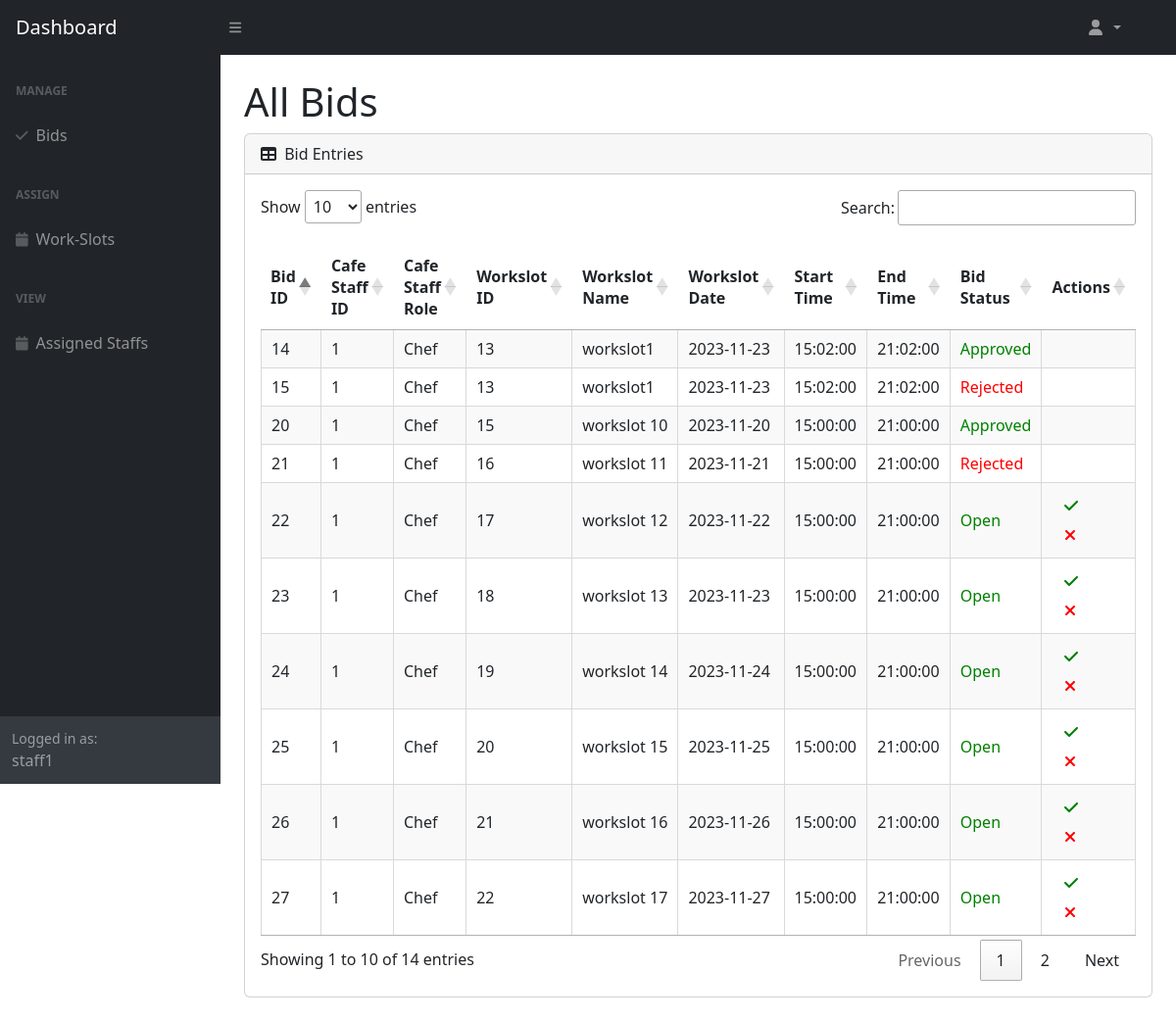
/src/Boundary/CafeManagerViewBidPage.php (signed in), run on the app's committed database.
### tables this page shows
CREATE TABLE `staff_bid_workslot` (
  `staff_bid_workslot_id` int(11) NOT NULL,
  `cafe_staff_id` int(11) NOT NULL,
  `workslot_id` int(11) NOT NULL,
  `bid_role` enum('Chef','Cashier','Waiter') NOT NULL,
  `bid_status` enum('Open','Approved','Rejected') NOT NULL
);

CREATE TABLE `cafe_staff` (
  `cafe_staff_id` int(11) NOT NULL,
  `user_id` int(11) NOT NULL,
  `role` enum('Chef','Cashier','Waiter') DEFAULT NULL
);

CREATE TABLE `workslot` (
  `workslot_id` int(11) NOT NULL,
  `workslot_name` varchar(255) NOT NULL,
  `chef_qty` int(11) NOT NULL DEFAULT 0,
  `cashier_qty` int(11) NOT NULL DEFAULT 0,
  `waiter_qty` int(11) NOT NULL DEFAULT 0,
  `workslot_date` date NOT NULL,
  `start_time` time NOT NULL,
  `end_time` time NOT NULL
);

### src/Entity/Bid.php (called while the page is built, shortened)
<?php
class Bid {
    public function getBids() {
        $DAO = new DAO();
        $connection = $DAO->get_connection();
        $sql = "SELECT `staff_bid_workslot_id`, `staff_bid_workslot`.`cafe_staff_id`, `cafe_staff`.`role`, `staff_bid_workslot`.`workslot_id`, `workslot_name`, `workslot_date`, `start_time`, `end_time`, `bid_status` FROM `staff_bid_workslot`
        LEFT JOIN `workslot` ON `staff_bid_workslot`.`workslot_id` = `workslot`.`workslot_id`
        LEFT JOIN `cafe_staff` ON `staff_bid_workslot`.`cafe_staff_id` = `cafe_staff`.`cafe_staff_id`;";
        return $connection->query($sql);
    }
}
?>

### src/Controller/CafeManagerViewBidController.php (called while the page is built)
<?php
include_once "../Entity/Bid.php";
class CafeManagerViewBidController {
    public function getBids() {
        $bid = new Bid();
        return $bid->getBids();
    }
}
?>

### src/Boundary/CafeManagerViewBidPage.php (the view, shortened to what this page needs)
<link rel="stylesheet" href="https://cdn.datatables.net/1.13.6/css/jquery.dataTables.min.css">
<link rel="stylesheet" href="https://cdn.jsdelivr.net/npm/sweetalert2@11/dist/sweetalert2.min.css">
<?php
include_once "../Controller/CafeManagerViewBidController.php";
$viewBidController = new CafeManagerViewBidController();
$allBids = $viewBidController->getBids();
?>
<body class="sb-nav-fixed">
    <?php
        require "CafeManagerNav.php";
    ?>
    <div id="layoutSidenav_content">
        <main>
        <div class="container-fluid px-4">
            <h1 class="mt-4">All Bids</h1>
            <div class="card mb-4">
                <div class="card-header">
                    <i class="fas fa-table me-1"></i>
                    Bid Entries
                </div>
                <div class="card-body">
                    <table class="cell-border stripe" id="dataTable" width="100%" cellspacing="0">
                        <thead>
                            <tr>
                                <th>Bid ID</th>
                                <th>Cafe Staff ID</th>
                                <th>Cafe Staff Role</th>
                                <th>Workslot ID</th>
                                <th>Workslot Name</th>
                                <th>Workslot Date</th>
                                <th>Start Time</th>
                                <th>End Time</th>
                                <th>Bid Status</th>
                                <th>Actions</th>
                            </tr>
                        </thead>
                        <tbody>
                            <?php
                            while ($bid = $allBids->fetch_assoc()) {
                                $statusStyle = ($bid['bid_status'] === 'Open' || $bid['bid_status'] === 'Approved') ? 'color: green;' : 'color: red;';
                                echo "<tr>
                                        <td>{$bid['staff_bid_workslot_id']}</td>
                                        <td>{$bid['cafe_staff_id']}</td>
                                        <td>{$bid['role']}</td>
                                        <td>{$bid['workslot_id']}</td>
                                        <td>{$bid['workslot_name']}</td>
                                        <td>{$bid['workslot_date']}</td>
                                        <td>{$bid['start_time']}</td>
                                        <td>{$bid['end_time']}</td>
                                        <td style='{$statusStyle}'>{$bid['bid_status']}</td>
                                        <td>";
                                        if($bid['bid_status'] == 'Open') {
                                            echo "<button class='btn' style='color: green' onclick='confirmApprove({$bid['staff_bid_workslot_id']})'><i class='fas fa-check'></i></button>";
                                            echo "<button class='btn' style='color: red' onclick='confirmReject({$bid['staff_bid_workslot_id']})'><i class='fas fa-close'></i></button>";
                                        }
                                        echo "</td>";
                                    echo "</tr>";
                            }
                            ?>
                        </tbody>
                    </table>
                </div>
            </div>
        </div>
        </main>
    </div>
</body>

### data on the page
staff_bid_workslot: staff_bid_workslot_id "14", cafe_staff "1", cafe_staff.role "Chef", workslot "13", workslot.workslot_name "workslot1", workslot.workslot_date "2023-11-23", workslot.start_time "15:02:00", workslot.end_time "21:02:00", bid_status "Approved"
staff_bid_workslot: staff_bid_workslot_id "15", cafe_staff "1", cafe_staff.role "Chef", workslot "13", workslot.workslot_name "workslot1", workslot.workslot_date "2023-11-23", workslot.start_time "15:02:00", workslot.end_time "21:02:00", bid_status "Rejected"
staff_bid_workslot: staff_bid_workslot_id "20", cafe_staff "1", cafe_staff.role "Chef", workslot "15", workslot.workslot_name "workslot 10", workslot.workslot_date "2023-11-20", workslot.start_time "15:00:00", workslot.end_time "21:00:00", bid_status "Approved"
staff_bid_workslot: staff_bid_workslot_id "21", cafe_staff "1", cafe_staff.role "Chef", workslot "16", workslot.workslot_name "workslot 11", workslot.workslot_date "2023-11-21", workslot.start_time "15:00:00", workslot.end_time "21:00:00", bid_status "Rejected"
staff_bid_workslot: staff_bid_workslot_id "22", cafe_staff "1", cafe_staff.role "Chef", workslot "17", workslot.workslot_name "workslot 12", workslot.workslot_date "2023-11-22", workslot.start_time "15:00:00", workslot.end_time "21:00:00", bid_status "Open"
staff_bid_workslot: staff_bid_workslot_id "23", cafe_staff "1", cafe_staff.role "Chef", workslot "18", workslot.workslot_name "workslot 13", workslot.workslot_date "2023-11-23", workslot.start_time "15:00:00", workslot.end_time "21:00:00", bid_status "Open"
staff_bid_workslot: staff_bid_workslot_id "24", cafe_staff "1", cafe_staff.role "Chef", workslot "19", workslot.workslot_name "workslot 14", workslot.workslot_date "2023-11-24", workslot.start_time "15:00:00", workslot.end_time "21:00:00", bid_status "Open"
staff_bid_workslot: staff_bid_workslot_id "25", cafe_staff "1", cafe_staff.role "Chef", workslot "20", workslot.workslot_name "workslot 15", workslot.workslot_date "2023-11-25", workslot.start_time "15:00:00", workslot.end_time "21:00:00", bid_status "Open"
staff_bid_workslot: staff_bid_workslot_id "26", cafe_staff "1", cafe_staff.role "Chef", workslot "21", workslot.workslot_name "workslot 16", workslot.workslot_date "2023-11-26", workslot.start_time "15:00:00", workslot.end_time "21:00:00", bid_status "Open"
staff_bid_workslot: staff_bid_workslot_id "27", cafe_staff "1", cafe_staff.role "Chef", workslot "22", workslot.workslot_name "workslot 17", workslot.workslot_date "2023-11-27", workslot.start_time "15:00:00", workslot.end_time "21:00:00", bid_status "Open"

### other printed values
$_SESSION['currentName'] "staff1"
